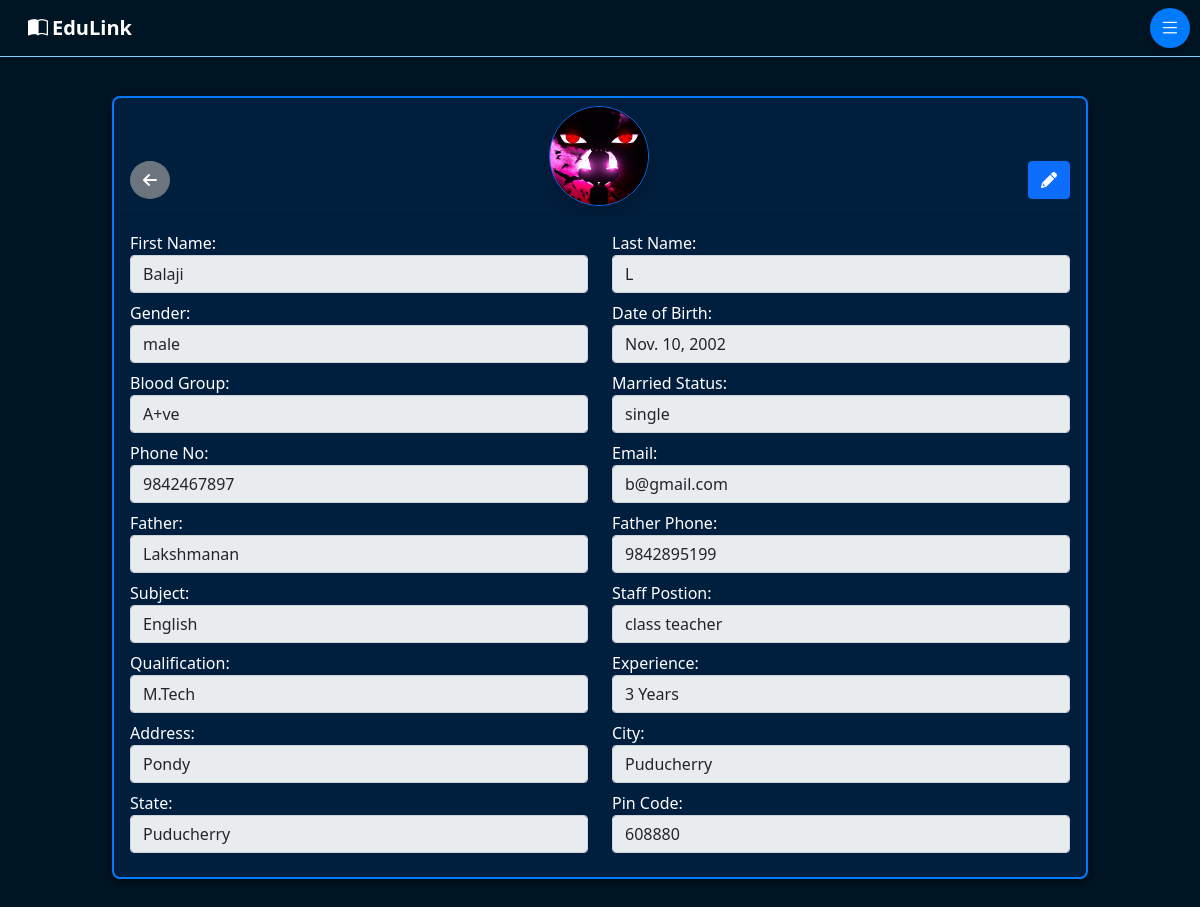
The page /staff_info/3/ on the database its author committed.
### Edulink/models.py (models this page shows, shortened)
class Staff(models.Model):
    GENDER_CHOICES = [
        ('male', 'Male'),
        ('female', 'Female'),
    ]
    MARRIED_STATUS_CHOICES = [
        ('single', 'Single'),
        ('married', 'Married'),
    ]
    POSITION_CHOICES = [
        ('class teacher', 'Class Teacher'),
        ('subject teacher', 'Subject Teacher'),
    ]
    f_name = models.CharField(max_length=50)
    l_name = models.CharField(max_length=50)
    gender = models.CharField(max_length=6, choices=GENDER_CHOICES)
    phone_no = models.CharField(max_length=12)
    blood_group = models.CharField(max_length=5)
    DoB = models.DateField()
    subject = models.CharField(max_length=10,default='General')
    father_name = models.CharField(max_length=50)
    father_phone = models.CharField(max_length=12)
    address = models.TextField()
    city = models.CharField(max_length=20)
    state = models.CharField(max_length=20)
    pin_code = models.CharField(max_length=6)
    married_status = models.CharField(max_length=7, choices=MARRIED_STATUS_CHOICES)
    position = models.CharField(max_length=15, blank=True, null=True,choices=POSITION_CHOICES)
    qualification = models.CharField(max_length=50)
    experience = models.CharField(max_length=20)
    email = models.EmailField(max_length=50, unique=True)
    image = models.ImageField(upload_to='staff_images/', null=True, blank=True)

### Edulink/views.py (the view)
# urls.py: path('staff_info/<int:id>/',views.staff_info,name='staff_info'),
def staff_info(request,id):
    try:
        staff = Staff.objects.get(id=id)
    except Staff.DoesNotExist:
        messages.error(request,'Staff not found')
        return redirect('staff_profile')
    return render(request,'staff_info.html',{'staff':staff})

### template/staff_info.html (shortened to what this page needs)
{% extends 'index.html' %}
{% load static %}
{% block content %}
<div id="mainContent" class="main-content container-fluid my-5">
    <div class="row d-flex justify-content-center mt-5">
        <div class="col-sm-12 col-md-10 mt-5">
            <div class="card w-100">
                <div class="card-header mb-0">
                    <div class="d-flex justify-content-between align-items-center">
                        <a href="{% url 'staff_list' %}" class="btn btn-secondary mt-5 rounded-circle">
                            <i class="fas fa-arrow-left"></i>
                        </a>
                        <div class="d-flex justify-content-center">
                            <img src="{{ staff.image.url }}" alt="Profile Image" class="rounded-circle border border-primary shadow"
                                 style="width: 100px; height: 100px; object-fit: cover;">
                        </div>
                        <a href="{% url 'staff_update' staff.id %}" class="btn btn-primary mt-5">
                            <i class="fas fa-pencil-alt"></i>
                        </a>
                    </div>
                </div>
                <div class="card-body">
                    <div class="row mb-2">
                        <div class="col-md-6">
                            <label for="f_name">First Name:</label>
                            <input type="text" class="form-control" value="{{ staff.f_name }}" readonly>
                        </div>
                        <div class="col-md-6">
                            <label for="l_name">Last Name:</label>
                            <input type="text" class="form-control" value="{{ staff.l_name }}" readonly>
                        </div>
                    </div>
                    <div class="row mb-2">
                        <div class="col-md-6">
                            <label for="gender">Gender:</label>
                            <input type="text" class="form-control" value="{{ staff.gender }}" readonly>
                        </div>
                        <div class="col-md-6">
                            <label for="DoB">Date of Birth:</label>
                            <input type="text" class="form-control" value="{{ staff.DoB }}" readonly>
                        </div>
                    </div>
                    <div class="row mb-2">
                        <div class="col-md-6">
                            <label for="blood_group">Blood Group:</label>
                            <input type="text" class="form-control" value="{{ staff.blood_group }}" readonly>
                        </div>
                        <div class="col-md-6">
                            <label for="married_status">Married Status:</label>
                            <input type="text" class="form-control" value="{{ staff.married_status }}" readonly>
                        </div>
                    </div>
                    <div class="row mb-2">
                        <div class="col-md-6">
                            <label for="phone_no">Phone No:</label>
                            <input type="text" class="form-control" value="{{ staff.phone_no }}" readonly>
                        </div>
                        <div class="col-md-6">
                            <label for="email">Email:</label>
                            <input type="text" class="form-control" value="{{ staff.email }}" readonly>
                        </div>
                    </div>
                    <div class="row mb-2">
                        <div class="col-md-6">
                            <label for="father_name">Father:</label>
                            <input type="text" class="form-control" value="{{ staff.father_name }}" readonly>
                        </div>
                        <div class="col-md-6">
                            <label for="father_phone">Father Phone:</label>
                            <input type="text" class="form-control" value="{{ staff.father_phone }}" readonly>
                        </div>
                    </div>
                    <div class="row mb-2">
                        <div class="col-md-6">
                            <label for="subject">Subject:</label>
                            <input type="text" class="form-control" value="{{ staff.subject }}" readonly>
                        </div>
                        <div class="col-md-6">
                            <label for="position">Staff Postion:</label>
                            <input type="text" class="form-control" value="{{ staff.position }}" readonly>
                        </div>
                    </div>
                    <div class="row mb-2">
                        <div class="col-md-6">
                            <label for="qualification">Qualification:</label>
                            <input type="text" class="form-control" value="{{ staff.qualification }}" readonly>
                        </div>
                        <div class="col-md-6">
                            <label for="experience">Experience:</label>
                            <input type="text" class="form-control" value="{{ staff.experience }}" readonly>
                        </div>
                    </div>
                    <div class="row mb-2">
                        <div class="col-md-6">
                            <label for="address">Address:</label>
                            <input type="text" class="form-control" value="{{ staff.address }}" readonly>
                        </div>
                        <div class="col-md-6">
                            <label for="city">City:</label>
                            <input type="text" class="form-control" value="{{ staff.city }}" readonly>
                        </div>
                    </div>
                    <div class="row mb-2">
                        <div class="col-md-6">
                            <label for="state">State:</label>
                            <input type="text" class="form-control" value="{{ staff.state }}" readonly>
                        </div>
                        <div class="col-md-6">
                            <label for="pin_code">Pin Code:</label>
                            <input type="text" class="form-control" value="{{ staff.pin_code }}" readonly>
                        </div>
                    </div>
                </div>
            </div>
        </div>
    </div>
</div>
{% endblock content %}

### template/index.html (shortened to what this page needs)
{% load static %}
<!DOCTYPE html>
<html lang="en">
<head>
    <link href="https://cdn.jsdelivr.net/npm/bootstrap@5.0.2/dist/css/bootstrap.min.css" rel="stylesheet"
>
    <link rel="stylesheet" href="https://cdn.jsdelivr.net/npm/bootstrap-icons@1.11.3/font/bootstrap-icons.min.css">
    <link rel="stylesheet" href="https://cdnjs.cloudflare.com/ajax/libs/font-awesome/6.0.0-beta3/css/all.min.css">
    <link rel="stylesheet" href="{% static 'css/index.css' %}">
</head>
<body class="bd index">
    {% include 'navbar.html' %}
    {% block content %}{% endblock content %}
</body>
</html>

### template/navbar.html (shortened to what this page needs)
{% load static %}
{% block content %}
<nav class="navbar top-fixed mb-3">
    <div class="container-fluid">
        <a class="navbar-brand" href="{% url 'home' %}">
            <b><i class="bi bi-book-half me-1"></i>EduLink</b></a>
        <button id="toggleBtn" class="btn">
            <i id="toggleIcon" class="bi bi-list"></i>
        </button>
    </div>
</nav>
{% endblock content %}

### static/css/index.css (style rules this page uses)
.bd { background: linear-gradient(180deg, #001524, #001524, #001524, #001524); min-height: 100vh; overflow: auto; position: relative; color: white; }

### template/navbar.html (style rules this page uses)
.navbar { z-index: 1030; position: fixed; width: 100%; top: 0; left: 0; transition: all 0.3s ease; background-color: #001524; padding: 0.5rem 1rem; backdrop-filter: blur(10px); border-bottom: 1px solid #80d0ff; box-shadow: 0px 4px 10px rgba(0, 0, 0, 0.1); animation: glows 1.5s infinite alternate; }
.navbar-brand { color: #ffffff !important; }
#toggleBtn { position: absolute; right: 10px; top: 50%; transform: translateY(-50%); height: 40px; width: 40px; background-color: #007BFF; border: none; border-radius: 50%; display: flex; justify-content: center; align-items: center; transition: all 0.3s ease; box-shadow: 0 2px 8px rgba(0, 0, 0, 0.3); color: white; font-size: 1.3rem; z-index: 1050; }

### template/staff_info.html (style rules this page uses)
.card { background-color: #001f3f; border: 2px solid #007BFF; border-radius: 8px; animation: glow 1.5s infinite alternate; box-shadow: 0px 4px 10px rgba(0, 0, 0, 0.5); }
.card-header { text-align: center; }
button { background-color: #007BFF; color: white; padding: 10px 20px; border: none; border-radius: 5px; font-size: 16px; cursor: pointer; transition: background-color 0.3s; }

### rows shown on the page
Staff: image (picture), f_name "Balaji", l_name "L", gender "male", DoB "Nov. 10, 2002", blood_group "A+ve", married_status "single", phone_no "9842467897", email "b@gmail.com", father_name "Lakshmanan", father_phone "9842895199", subject "English", position "class teacher", qualification "M.Tech", experience "3 Years", address "Pondy", city "Puducherry", state "Puducherry", pin_code "608880"
